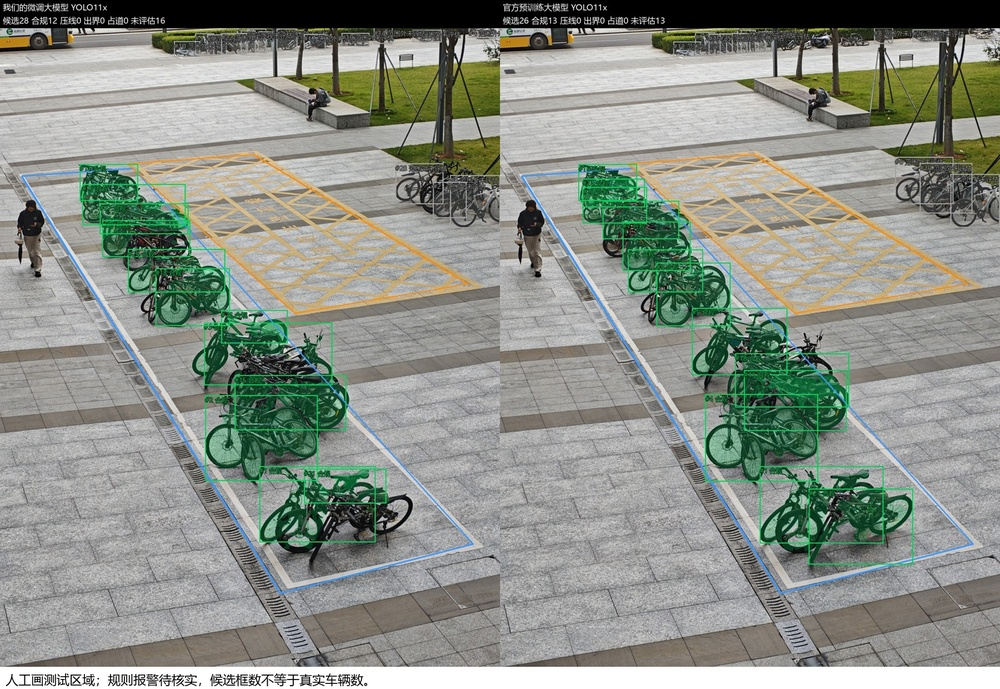
#> input picture docs/images/2026-11-25_large_angle3.jpg, 1000 x 689 px, shrunk from 1800 x 1240 before the run; its folder holds only this picture in this run
$ python snap_to_line.py --image ../docs/images/2026-11-25_large_angle3.jpg
#> lines starting #> are read from the running program, lines starting #| are printed output that depends on the picture; after the words box and inside, x2 and y2 are one past the last pixel; in counts of white or black regions, pixels touching at a corner belong together
### config.py
"""Shared project paths and launchers. Environment variables override .env.

Relative configured paths are resolved against this file, never the current cwd.
This module uses only the standard library until load_font() is called.
"""
from pathlib import Path
import argparse
import json
import os
import subprocess
import sys

ROOT = Path(__file__).resolve().parent


def load_env(path):
    """Read literal KEY=VALUE settings; do not execute or expand shell syntax."""
    path = Path(path)
    if not path.is_file():
        return
    for number, line in enumerate(path.read_text(encoding="utf-8-sig").splitlines(), 1):
        line = line.strip()
        if not line or line.startswith("#"):
            continue
        if line.startswith("export "):
            line = line[7:].lstrip()
        key, sep, value = line.partition("=")
        if not sep or not key.strip().isidentifier():
            raise ValueError(f"Invalid setting at {path.name}:{number}; expected KEY=VALUE")
        value = value.strip()
        if len(value) >= 2 and value[0] == value[-1] and value[0] in "\"'":
            value = value[1:-1]
        os.environ.setdefault(key.strip(), value)


env_file = Path(os.environ.get("BICYCLE_ENV_FILE", ROOT / ".env")).expanduser()
load_env(env_file if env_file.is_absolute() else ROOT / env_file)


def env_path(name, default):
    value = Path(os.environ.get(name) or default).expanduser()
    return value if value.is_absolute() else ROOT / value


DATA_ROOT = env_path("BICYCLE_DATA_ROOT", ROOT / "data")
OUTPUT_ROOT = env_path("BICYCLE_OUTPUT_ROOT", ROOT)
WEIGHTS_DIR = env_path("BICYCLE_WEIGHTS_DIR", ROOT / "relabel/weights")
YOLO_LIB = env_path("BICYCLE_YOLO_LIB", ROOT / "yolo-lib")
SAM2_REPO = env_path("BICYCLE_SAM2_REPO", ROOT / "vendor/sam2")
SAM2_CHECKPOINT = env_path("BICYCLE_SAM2_CHECKPOINT", WEIGHTS_DIR / "sam2.1_hiera_tiny.pt")
SAM2_CONFIG = os.environ.get("BICYCLE_SAM2_CONFIG", "configs/sam2.1/sam2.1_hiera_t.yaml")
DATA_ALIASES = {
    "bike_dataset": "network/used/raw/legacy_download",
    "dataset_v2": "network/used/annotated/bicycle_v2",
    "dataset_school": "campus/used/annotated/school_v1",
    "school_source": "campus/used/raw/legacy_school_source",
    "incoming/单车违停检测/原始图片": "campus/used/raw/batch_20261125/images",
    "incoming/单车违停检测/labels/原始图片": "campus/used/annotation_work/batch_20261125/labels",
}


def _mapped(relative, aliases):
    normalized = str(relative).replace("\\", "/").rstrip("/")
    for old, new in sorted(aliases.items(), key=lambda item: -len(item[0])):
        if normalized == old or normalized.startswith(old + "/"):
            return new + normalized[len(old):]
    return normalized


def data_path(relative=""):
    mapped = DATA_ROOT / _mapped(relative, DATA_ALIASES)
    # During migration/rollback, read the original checkout if its mapped
    # destination has not arrived yet. Explicit external data roots stay literal.
    old = ROOT / relative
    if DATA_ROOT == ROOT / "data" and old.exists():
        available = mapped.exists()
        if available and mapped.is_dir():
            available = any(p.is_file() for p in mapped.rglob("*"))
        if not available:
            return str(old)
    return str(mapped)


def output_path(relative=""):
    normalized = str(relative).replace("\\", "/")
    if normalized == "relabel/auto" or normalized.startswith("relabel/auto/"):
        mapped = DATA_ROOT / ("network/used/pseudo_labels/yolo11x_v1" + normalized[len("relabel/auto"):])
    else:
        mapped = OUTPUT_ROOT / _mapped(normalized, {
            "relabel/report": "runs/data_audit/network_legacy",
            "review.html": "runs/previews/network_bicycle_v2/review.html",
            **{name: "runs/archive/" + name for name in
               ("scene_warp", "snap_out", "report_homography", "report_warp_snap",
                "violation_mask_out", "violation_mask_out2")},
        })
    old = OUTPUT_ROOT / relative
    if not mapped.exists() and old.exists():
        return str(old)
    return str(mapped)


NETWORK_DATASET = Path(data_path("dataset_v2"))
CAMPUS_DATASET = Path(data_path("dataset_school"))
CAMPUS_RAW_IMAGES = Path(data_path("incoming/单车违停检测/原始图片"))
CAMPUS_ANNOTATIONS = Path(data_path("incoming/单车违停检测/labels/原始图片"))
SCHOOL_SOURCE = env_path("BICYCLE_SCHOOL_SOURCE", data_path("school_source"))
SCHOOL_IMAGES = env_path("BICYCLE_SCHOOL_IMAGES", CAMPUS_DATASET / "images/train")
SCENES = env_path("BICYCLE_SCENES", CAMPUS_DATASET / "scenes.json")
SCENE = os.environ.get("BICYCLE_SCENE", "school_row")
DETECT_WEIGHTS = env_path("BICYCLE_DETECT_WEIGHTS", OUTPUT_ROOT / "runs/school_v3/weights/best.pt")
PYTHON = os.environ.get("BICYCLE_PYTHON") or sys.executable
GUI_PYTHON = os.environ.get("BICYCLE_GUI_PYTHON") or PYTHON


# [29 lines left out: functions resolve_project_path, annotation_paths, not called in this run]


def weight_path(filename):
    return str(WEIGHTS_DIR / filename)


# [5 lines left out: function school_image, not called in this run]


def activate():
    """Make direct script execution work with installed or local dependencies."""
    for path in (ROOT / "tools", ROOT / "relabel", YOLO_LIB, SAM2_REPO):
        if path.is_dir() and str(path) not in sys.path:
            sys.path.insert(0, str(path))
    os.environ.setdefault("YOLO_CONFIG_DIR", output_path("relabel/cfg"))
    os.environ.setdefault("MPLCONFIGDIR", output_path("relabel/cfg/mpl"))


# [50 lines left out: functions load_font, launch, main, not called in this run]


# [2 lines that do not run on import are left out]

### relabel/snap_to_line.py
"""把粗画的多边形吸附到地面白线上。

思路：每条边沿法线方向搜索白色像素响应最强的位置，平移该边；
再用相邻边求交，重算四个角点。

用法:
    python snap_to_line.py --image <图> --scenes scenes.json --scene school_row [--apply]
"""

from pathlib import Path
import sys
sys.path.insert(0, str(next(p for p in Path(__file__).resolve().parents if (p / "config.py").is_file())))
import config
config.activate()

import argparse
import json
import os

import cv2
import numpy as np


def white_mask(bgr):
    hsv = cv2.cvtColor(bgr, cv2.COLOR_BGR2HSV)
    h, s, v = cv2.split(hsv)
    mask = ((v > 120) & (s < 60)).astype(np.uint8) * 255
    mask = cv2.morphologyEx(mask, cv2.MORPH_CLOSE, np.ones((5, 5), np.uint8))
    return mask


# [63 lines left out: functions line_from_pts, intersect, best_offset, snap, not called in this run]


def main():
    ap = argparse.ArgumentParser()
    ap.add_argument("--image", required=True)
    ap.add_argument("--scenes", default=str(config.SCENES))
    ap.add_argument("--scene", default="school_row")
    ap.add_argument("--out", default=config.output_path('snap_out'))
    ap.add_argument("--search", type=int, default=40)
    ap.add_argument("--apply", action="store_true", help="把结果写回 scenes.json 的场景默认区域")
    args = ap.parse_args()

    img = cv2.imread(args.image)
#> img is the input picture: shape (689, 1000, 3); mean B, G, R 136.7, 145.3, 140.3
    h, w = img.shape[:2]
    mask = white_mask(img)
#> in white_mask, `h, s, v = cv2.split(hsv)`:
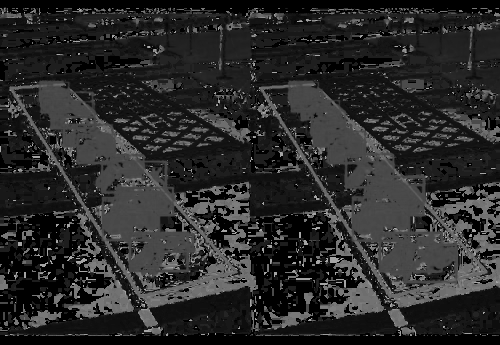
#> h: shape (689, 1000) (shown at 1/2 size); min 0, max 179, mean 41.4
#> in white_mask, `h, s, v = cv2.split(hsv)`:
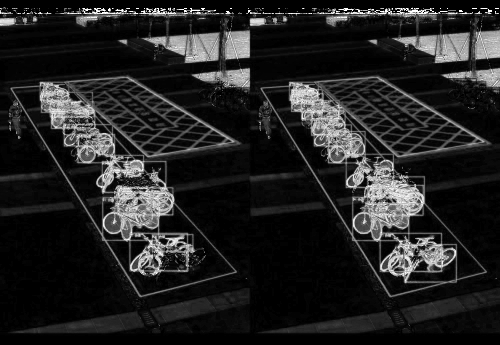
#> s: shape (689, 1000) (shown at 1/2 size); min 0, max 255, mean 34.7
#> in white_mask, `h, s, v = cv2.split(hsv)`:
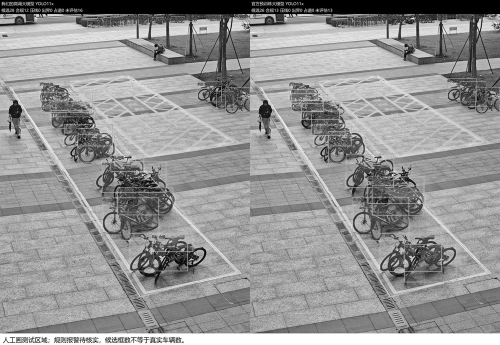
#> v: shape (689, 1000) (shown at 1/2 size); min 0, max 255, mean 148.1
#> in white_mask, `mask = ((v > 120) & (s < 60)).astype(np.uint8) * 255`:
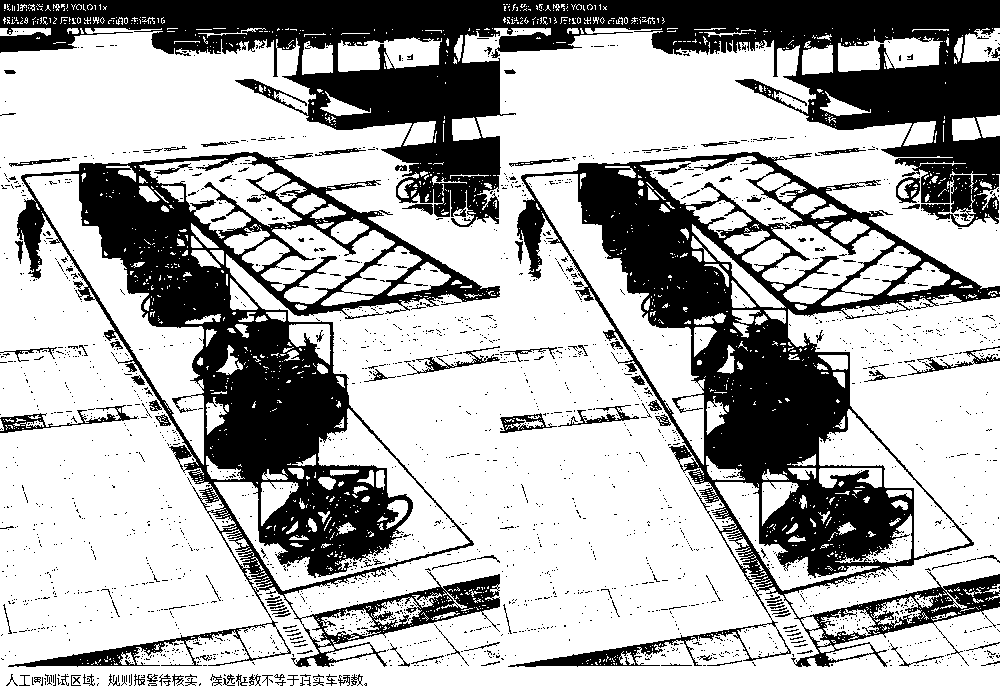
#> mask: shape (689, 1000); 68% white; 2307 black regions (2165 under 20 px), largest, box (x1, y1, x2, y2) and area: (0, 0, 1000, 227) 76617, (508, 152, 1000, 667) 64870, (8, 152, 500, 667) 63941
#> in white_mask, `mask = cv2.morphologyEx(mask, cv2.MORPH_CLOSE, np.ones((5, 5), np.uint..`:
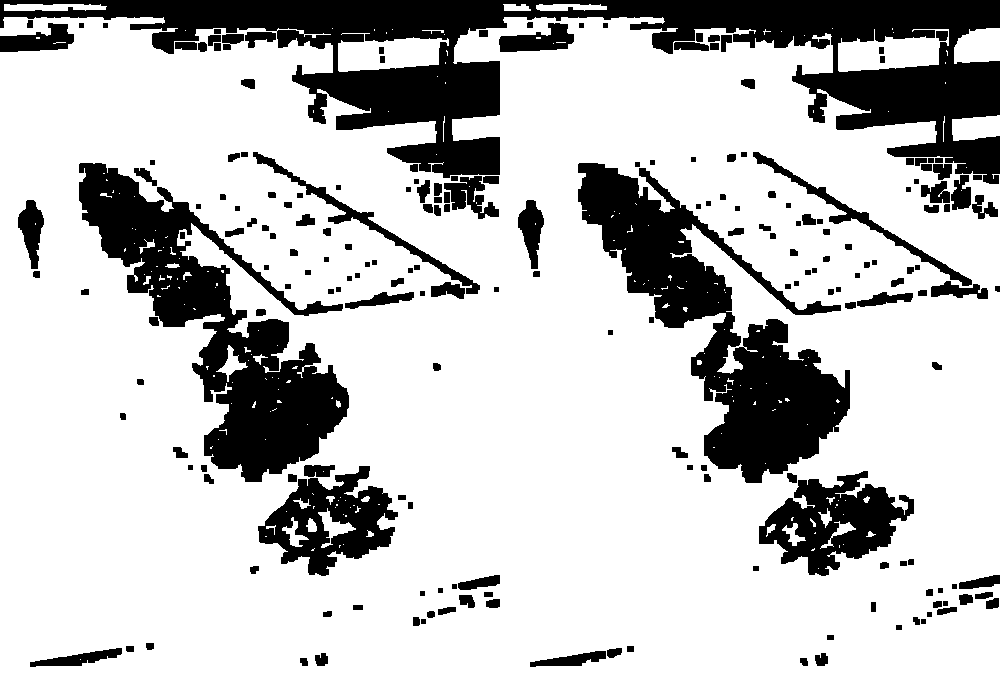
#> mask: shape (689, 1000); 76.8% white; 207 black regions, largest, box (x1, y1, x2, y2) and area: (0, 0, 1000, 184) 58314, (578, 163, 850, 483) 30163, (79, 163, 349, 482) 29540

#> (the run stopped early here; a loop or call above may not have finished)

$ run again, on docs/images/2026-11-25_sam_middle.jpg
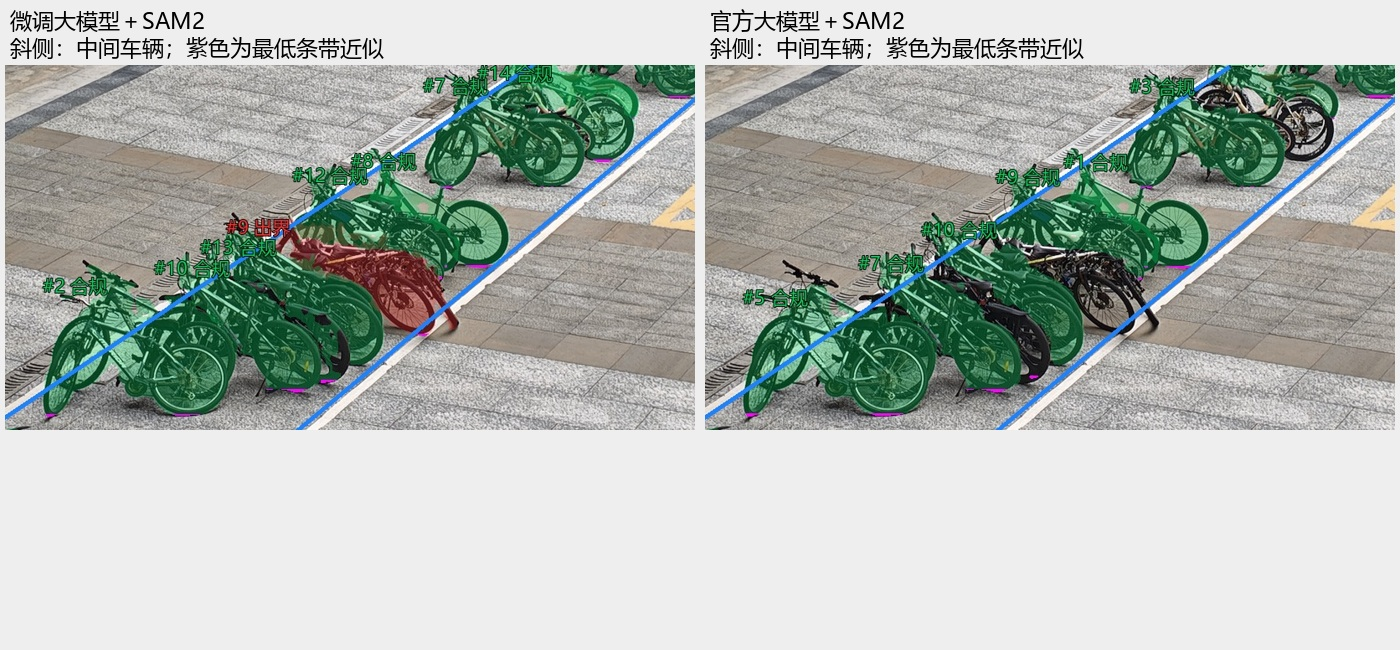
#> input picture docs/images/2026-11-25_sam_middle.jpg, 1400 x 650 px
#> in main, img is the input picture: shape (650, 1400, 3); mean B, G, R 178.4, 184.3, 176.4
#> hsv: shape (650, 1400, 3); mean H, S, V 26.6, 33.4, 187.5
#> in white_mask, `h, s, v = cv2.split(hsv)`:
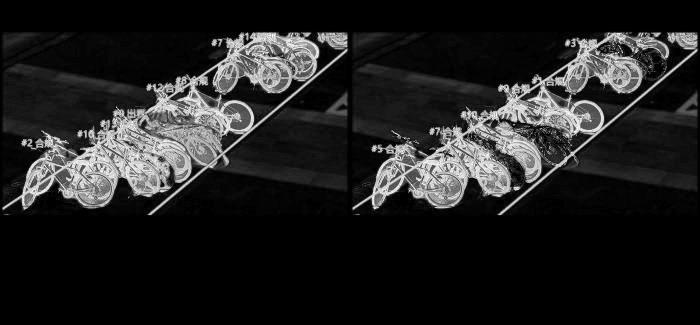
#> s: shape (650, 1400) (shown at 1/2 size); min 0, max 255, mean 33.4
#> in white_mask, `mask = cv2.morphologyEx(mask, cv2.MORPH_CLOSE, np.ones((5, 5), np.uint..`:
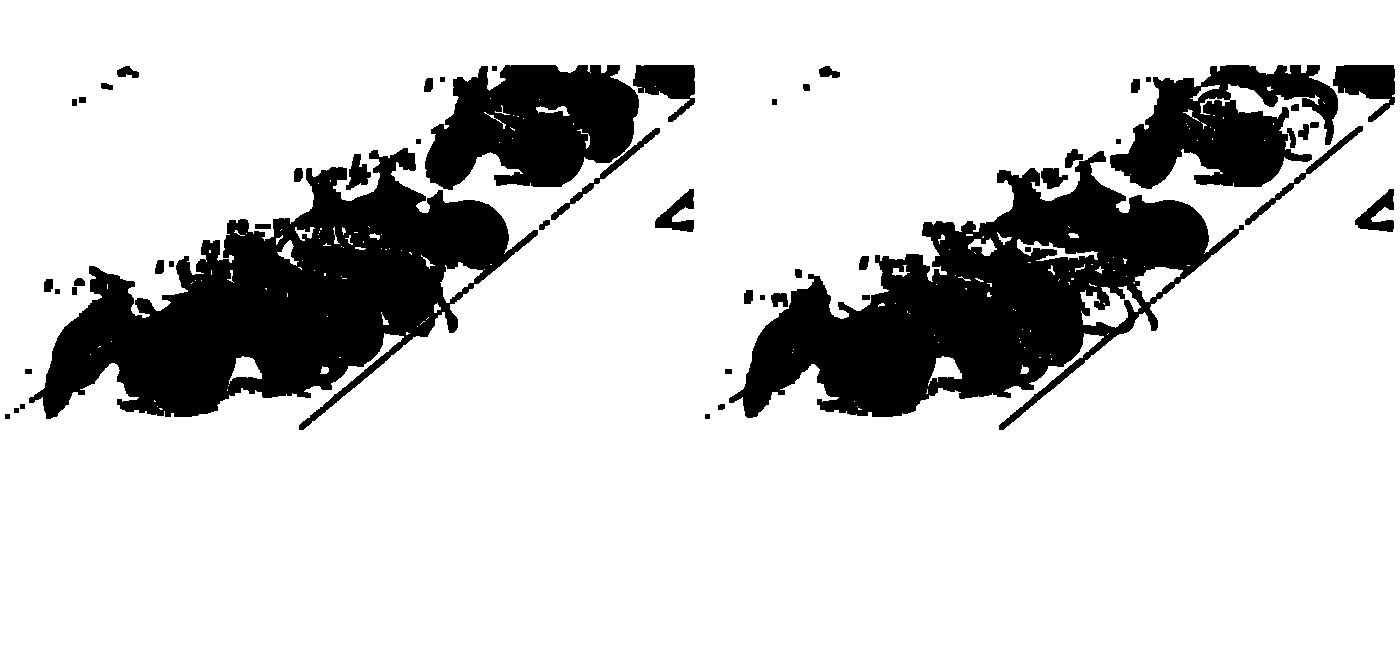
#> mask: shape (650, 1400); 81.6% white; 54 black regions, largest, box (x1, y1, x2, y2) and area: (29, 148, 538, 430) 62346, (729, 151, 1244, 430) 58910, (425, 65, 639, 190) 19268

$ run again, on docs/images/2026-11-25_sam_near.jpg
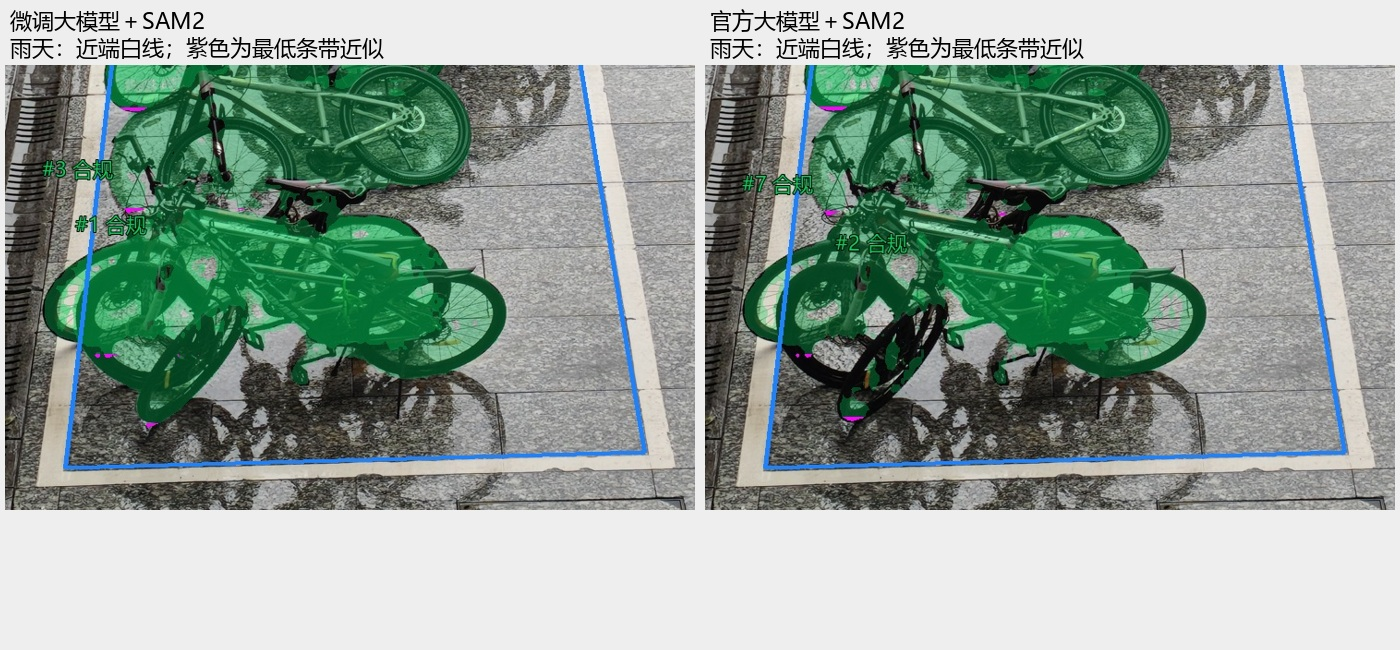
#> input picture docs/images/2026-11-25_sam_near.jpg, 1400 x 650 px
#> in main, img is the input picture: shape (650, 1400, 3); mean B, G, R 150.8, 160.8, 143.7
#> hsv: shape (650, 1400, 3); mean H, S, V 34, 50.6, 163
#> in white_mask, `h, s, v = cv2.split(hsv)`:
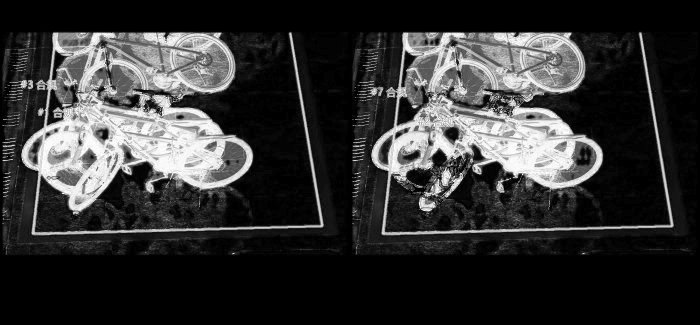
#> s: shape (650, 1400) (shown at 1/2 size); min 0, max 255, mean 50.6
#> in white_mask, `mask = cv2.morphologyEx(mask, cv2.MORPH_CLOSE, np.ones((5, 5), np.uint..`:
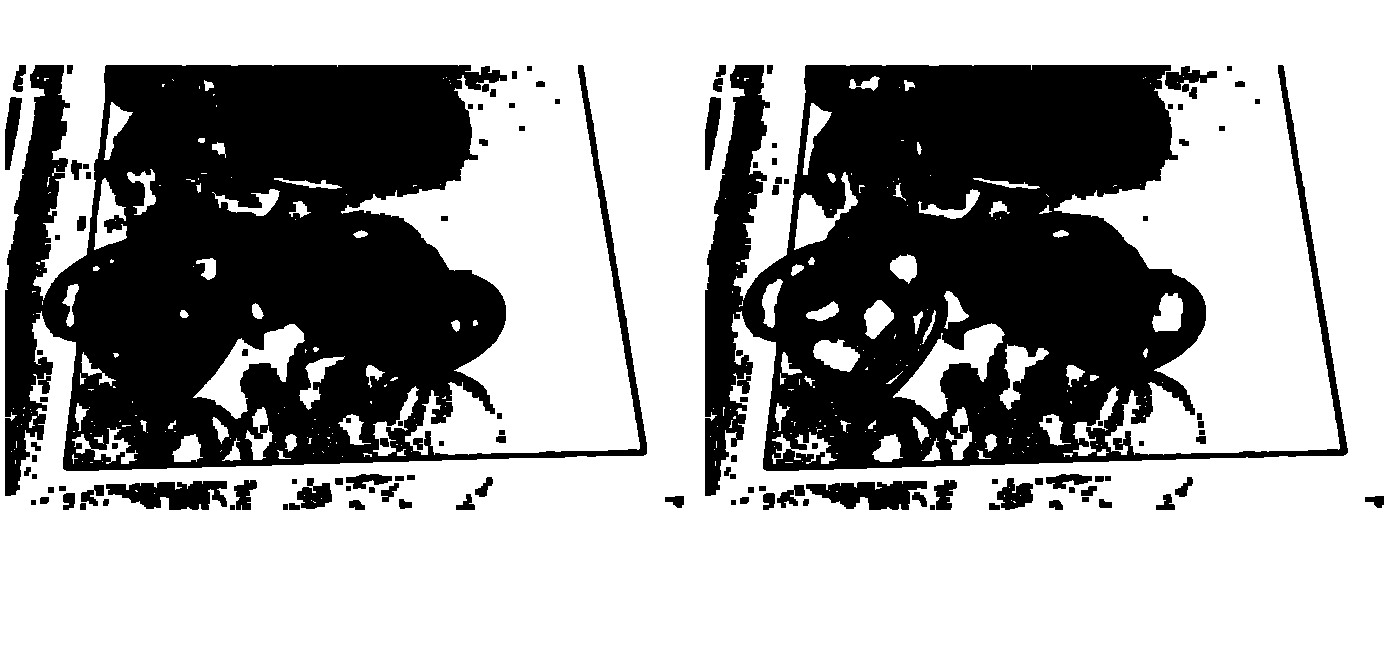
#> mask: shape (650, 1400); 64.6% white; 126 black regions, largest, box (x1, y1, x2, y2) and area: (5, 65, 647, 496) 154839, (705, 65, 1348, 496) 149814, (106, 481, 227, 510) 2401
